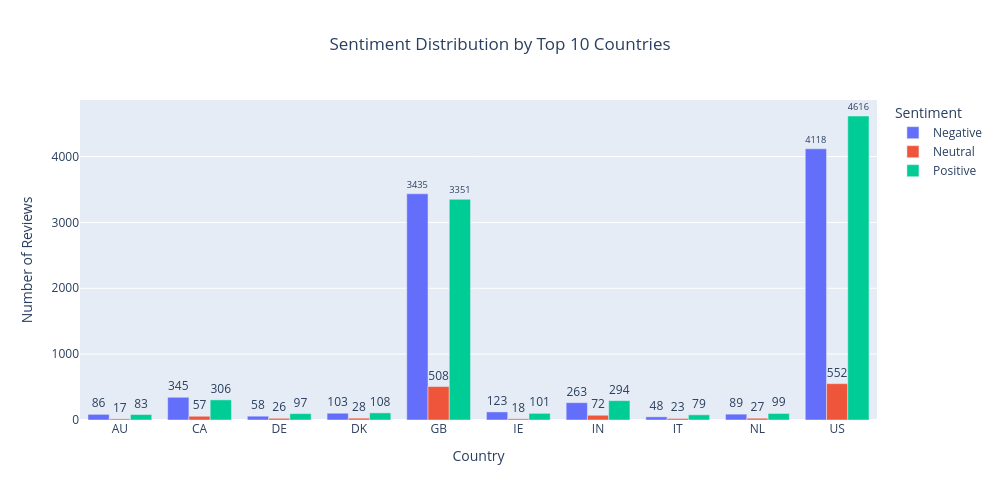

The cell this chart's notebook holds for it:
### Code cell
fig = px.bar(
    country_sentiment_top10,
    x='Country',
    y='Count',
    color='Sentiment',
    barmode='group',
    text='Count',
    title='Sentiment Distribution by Top 10 Countries',
    labels={
        'Country': 'Country',
        'Count': 'Number of Reviews',
        'Sentiment': 'Sentiment'
    }
)

fig.update_traces(textposition='outside')

fig.update_layout(
    height=500,
    width= 1000,
    title_x=0.5,
    xaxis_title='Country',
    yaxis_title='Number of Reviews'
)

fig.show()

### Figure 1 — Plotly figure (JSON) as saved in the notebook; plotly's stock layout.template omitted (floating-point values rounded to 4 significant figures)
{"data": [{"alignmentgroup": "True", "hovertemplate": "Sentiment=Negative<br>Country=%{x}<br>Number of Reviews=%{text}<extra></extra>", "legendgroup": "Negative", "marker": {"color": "#636efa", "pattern": {"shape": ""}}, "name": "Negative", "offsetgroup": "Negative", "orientation": "v", "showlegend": true, "text": [86.0, 345.0, 58.0, 103.0, 3435.0, 123.0, 263.0, 48.0, 89.0, 4118.0], "textposition": "outside", "type": "bar", "x": ["AU", "CA", "DE", "DK", "GB", "IE", "IN", "IT", "NL", "US"], "xaxis": "x", "y": [86, 345, 58, 103, 3435, 123, 263, 48, 89, 4118], "yaxis": "y"}, {"alignmentgroup": "True", "hovertemplate": "Sentiment=Neutral<br>Country=%{x}<br>Number of Reviews=%{text}<extra></extra>", "legendgroup": "Neutral", "marker": {"color": "#EF553B", "pattern": {"shape": ""}}, "name": "Neutral", "offsetgroup": "Neutral", "orientation": "v", "showlegend": true, "text": [17.0, 57.0, 26.0, 28.0, 508.0, 18.0, 72.0, 23.0, 27.0, 552.0], "textposition": "outside", "type": "bar", "x": ["AU", "CA", "DE", "DK", "GB", "IE", "IN", "IT", "NL", "US"], "xaxis": "x", "y": [17, 57, 26, 28, 508, 18, 72, 23, 27, 552], "yaxis": "y"}, {"alignmentgroup": "True", "hovertemplate": "Sentiment=Positive<br>Country=%{x}<br>Number of Reviews=%{text}<extra></extra>", "legendgroup": "Positive", "marker": {"color": "#00cc96", "pattern": {"shape": ""}}, "name": "Positive", "offsetgroup": "Positive", "orientation": "v", "showlegend": true, "text": [83.0, 306.0, 97.0, 108.0, 3351.0, 101.0, 294.0, 79.0, 99.0, 4616.0], "textposition": "outside", "type": "bar", "x": ["AU", "CA", "DE", "DK", "GB", "IE", "IN", "IT", "NL", "US"], "xaxis": "x", "y": [83, 306, 97, 108, 3351, 101, 294, 79, 99, 4616], "yaxis": "y"}], "layout": {"barmode": "group", "height": 500, "legend": {"title": {"text": "Sentiment"}, "tracegroupgap": 0}, "title": {"text": "Sentiment Distribution by Top 10 Countries", "x": 0.5}, "width": 1000, "xaxis": {"anchor": "y", "domain": [0, 1], "title": {"text": "Country"}}, "yaxis": {"anchor": "x", "domain": [0, 1], "title": {"text": "Number of Reviews"}}}}
